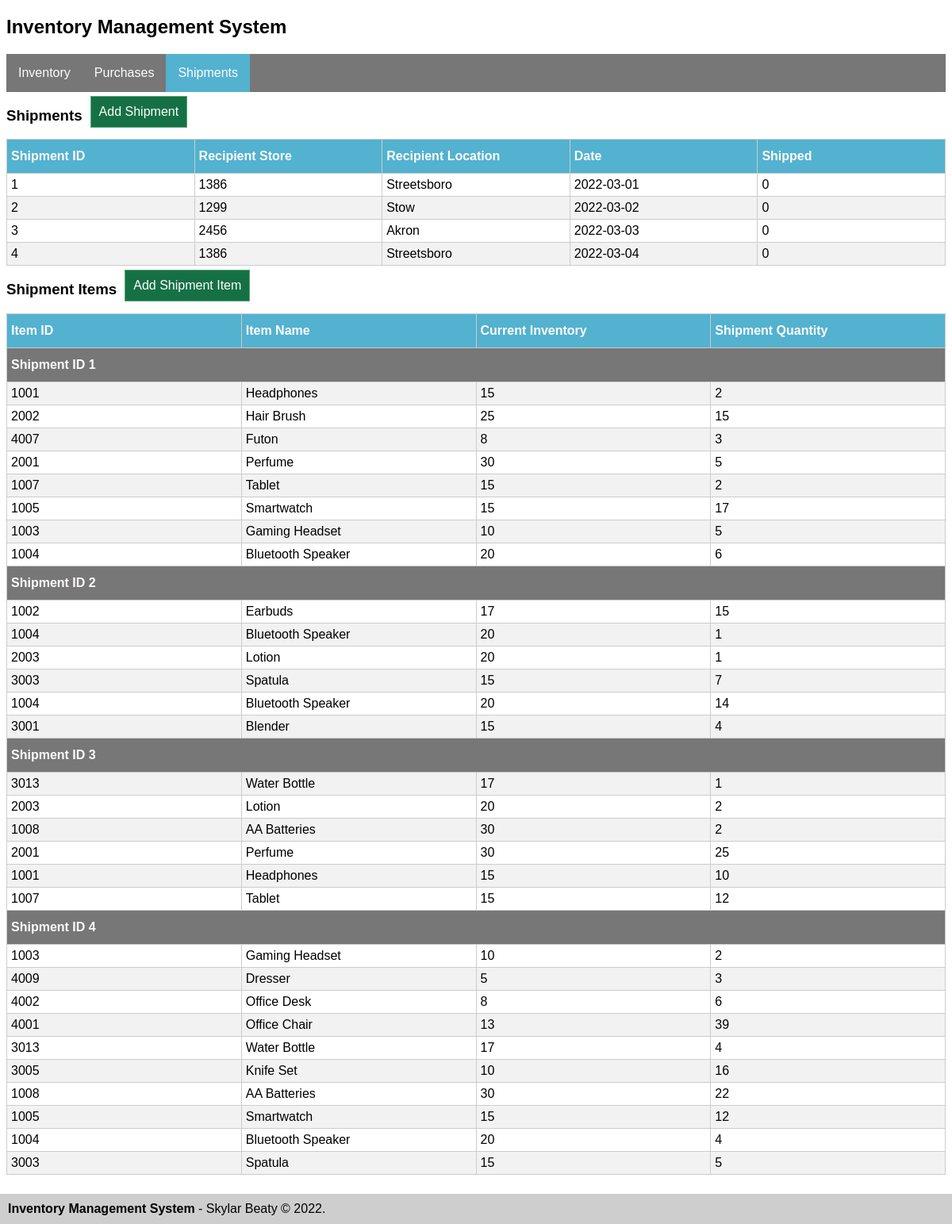
Screenshot of /shipments.php with the database file from the repository.
### tables this page shows
CREATE TABLE shipments(
    id INT NOT NULL UNIQUE,
    date DATE,
    recipient_id INT,
    shipped BOOLEAN,
    PRIMARY KEY (id),
    FOREIGN KEY (recipient_id) REFERENCES recipients(id)
);

CREATE TABLE recipients(
    id INT NOT NULL UNIQUE,
    location VARCHAR(255),
    Primary KEY (id)
);

CREATE TABLE shipment_items(
    id INT AUTO_INCREMENT,
    item_id INT,
    shipment_id INT,
    quantity int NOT NULL,
    PRIMARY KEY (id),
    FOREIGN KEY (item_id) REFERENCES items(id),
    FOREIGN KEY (shipment_id) REFERENCES shipments(id)
);

CREATE TABLE items(
    id INT NOT NULL UNIQUE,
    name VARCHAR(255),
    current_inventory int,
    required_inventory int,
    PRIMARY KEY (id)
);

### shipments.php (the view, shortened to what this page needs)
<?php
include_once 'inc/head.php';
include_once 'inc/nav.php';
?>
<h3 class="button_header">Shipments</h3>
<button class="pop_up_button" data-pop-up="add_shipment_pop_up">Add Shipment</button>
<table class="db-table">
    <thead>
        <tr>
            <th>Shipment ID</th>
            <th>Recipient Store</th>
            <th>Recipient Location</th>
            <th>Date</th>
            <th>Shipped</th>
        </tr>
    </thead>
    <tbody>
        <?php
        include_once 'inc/connect.php';
        $results = mysqli_query($connection, "SELECT shipments.id, shipments.recipient_id, recipients.location, shipments.date, shipments.shipped
            FROM shipments INNER JOIN recipients ON shipments.recipient_id=recipients.id
                ORDER BY shipments.id ASC");
        while($row = mysqli_fetch_array($results)) {
        ?>
            <tr>
                <td><?php echo $row['id']?></td>
                <td><?php echo $row['recipient_id']?></td>
                <td><?php echo $row['location']?></td>
                <td><?php echo $row['date']?></td>
                <td><?php echo $row['shipped']?></td>
            </tr>
        <?php
        }
        ?>
    </tbody>
</table>
<h3 class="button_header">Shipment Items</h3>
<button class="pop_up_button" data-pop-up="add_shipment_item_pop_up">Add Shipment Item</button>
<table class="db-table">
    <thead>
        <tr>
            <th>Item ID</th>
            <th>Item Name</th>
            <th>Current Inventory</th>
            <th>Shipment Quantity</th>
        </tr>
    </thead>
    <tbody>
        <?php
        include_once 'inc/connect.php';
        $query = "SELECT shipment_items.item_id, items.name, items.current_inventory, shipment_items.quantity, shipment_items.shipment_id
                FROM shipment_items INNER JOIN items ON shipment_items.item_id=items.id
                ORDER BY shipment_id ASC";
        $results = mysqli_query($connection, $query);
        $last_purchase_id = -1;
        while($row = mysqli_fetch_array($results)) {
            if($last_purchase_id != $row['shipment_id']){
                ?>
                <tr>
                    <th id="table-sub-header" colspan="4">Shipment ID <?php echo $row['shipment_id']?></th>
                </tr>
                <?php
                $last_purchase_id = $row['shipment_id'];
            }
        ?>
            <tr>
                <td><?php echo $row['item_id']?></td>
                <td><?php echo $row['name']?></td>
                <td><?php echo $row['current_inventory']?></td>
                <td><?php echo $row['quantity']?></td>
            </tr>
        <?php
        }
        ?>
    </tbody>
</table>
<?php
include_once 'inc/footer.php'
?>

### css/style.css (style rules this page uses)
body { font-family: 'Montserrat', sans-serif; }
.db-table { border-collapse: collapse; table-layout: fixed; width: 100%; }
.db-table td, .db-table th { border: 1px solid #ccc; padding: 5px; }
.db-table tr:nth-child(even) { background-color: #f2f2f2; }
.db-table th { padding-top: 12px; padding-bottom: 12px; text-align: left; background-color: #52B2CF; color: #FFFBFF; }
#table-sub-header { background-color: #777; }
.button_header { float: left; }
.pop_up_button { display: inline-block; margin-left: 10px; }
button { background-color: #157145; border: #57A773 1px solid; margin: 5px 0px; padding: 10px; font-size: 16px; color: #FFFBFF; cursor: pointer; }

### rows the page displays
shipments: id "1", recipient "1386", recipient.location "Streetsboro", date "2022-03-01", shipped "0"
shipments: id "2", recipient "1299", recipient.location "Stow", date "2022-03-02", shipped "0"
shipments: id "3", recipient "2456", recipient.location "Akron", date "2022-03-03", shipped "0"
shipments: id "4", recipient "1386", recipient.location "Streetsboro", date "2022-03-04", shipped "0"
shipment_items: shipment "1", item "1001", item.name "Headphones", item.current_inventory "15", quantity "2"
shipment_items: item "2002", item.name "Hair Brush", item.current_inventory "25", quantity "15"
shipment_items: item "4007", item.name "Futon", item.current_inventory "8", quantity "3"
shipment_items: item "2001", item.name "Perfume", item.current_inventory "30", quantity "5"
shipment_items: item "1007", item.name "Tablet", item.current_inventory "15", quantity "2"
shipment_items: item "1005", item.name "Smartwatch", item.current_inventory "15", quantity "17"
shipment_items: item "1003", item.name "Gaming Headset", item.current_inventory "10", quantity "5"
shipment_items: item "1004", item.name "Bluetooth Speaker", item.current_inventory "20", quantity "6"
shipment_items: shipment "2", item "1002", item.name "Earbuds", item.current_inventory "17", quantity "15"
shipment_items: item "1004", item.name "Bluetooth Speaker", item.current_inventory "20", quantity "1"
shipment_items: item "2003", item.name "Lotion", item.current_inventory "20", quantity "1"
shipment_items: item "3003", item.name "Spatula", item.current_inventory "15", quantity "7"
shipment_items: item "1004", item.name "Bluetooth Speaker", item.current_inventory "20", quantity "14"
shipment_items: item "3001", item.name "Blender", item.current_inventory "15", quantity "4"
shipment_items: shipment "3", item "3013", item.name "Water Bottle", item.current_inventory "17", quantity "1"
shipment_items: item "2003", item.name "Lotion", item.current_inventory "20", quantity "2"
shipment_items: item "1008", item.name "AA Batteries", item.current_inventory "30", quantity "2"
shipment_items: item "2001", item.name "Perfume", item.current_inventory "30", quantity "25"
shipment_items: item "1001", item.name "Headphones", item.current_inventory "15", quantity "10"
shipment_items: item "1007", item.name "Tablet", item.current_inventory "15", quantity "12"
shipment_items: shipment "4", item "1003", item.name "Gaming Headset", item.current_inventory "10", quantity "2"
shipment_items: item "4009", item.name "Dresser", item.current_inventory "5", quantity "3"
shipment_items: item "4002", item.name "Office Desk", item.current_inventory "8", quantity "6"
shipment_items: item "4001", item.name "Office Chair", item.current_inventory "13", quantity "39"
shipment_items: item "3013", item.name "Water Bottle", item.current_inventory "17", quantity "4"
shipment_items: item "3005", item.name "Knife Set", item.current_inventory "10", quantity "16"
shipment_items: item "1008", item.name "AA Batteries", item.current_inventory "30", quantity "22"
shipment_items: item "1005", item.name "Smartwatch", item.current_inventory "15", quantity "12"
shipment_items: item "1004", item.name "Bluetooth Speaker", item.current_inventory "20", quantity "4"
shipment_items: item "3003", item.name "Spatula", item.current_inventory "15", quantity "5"
